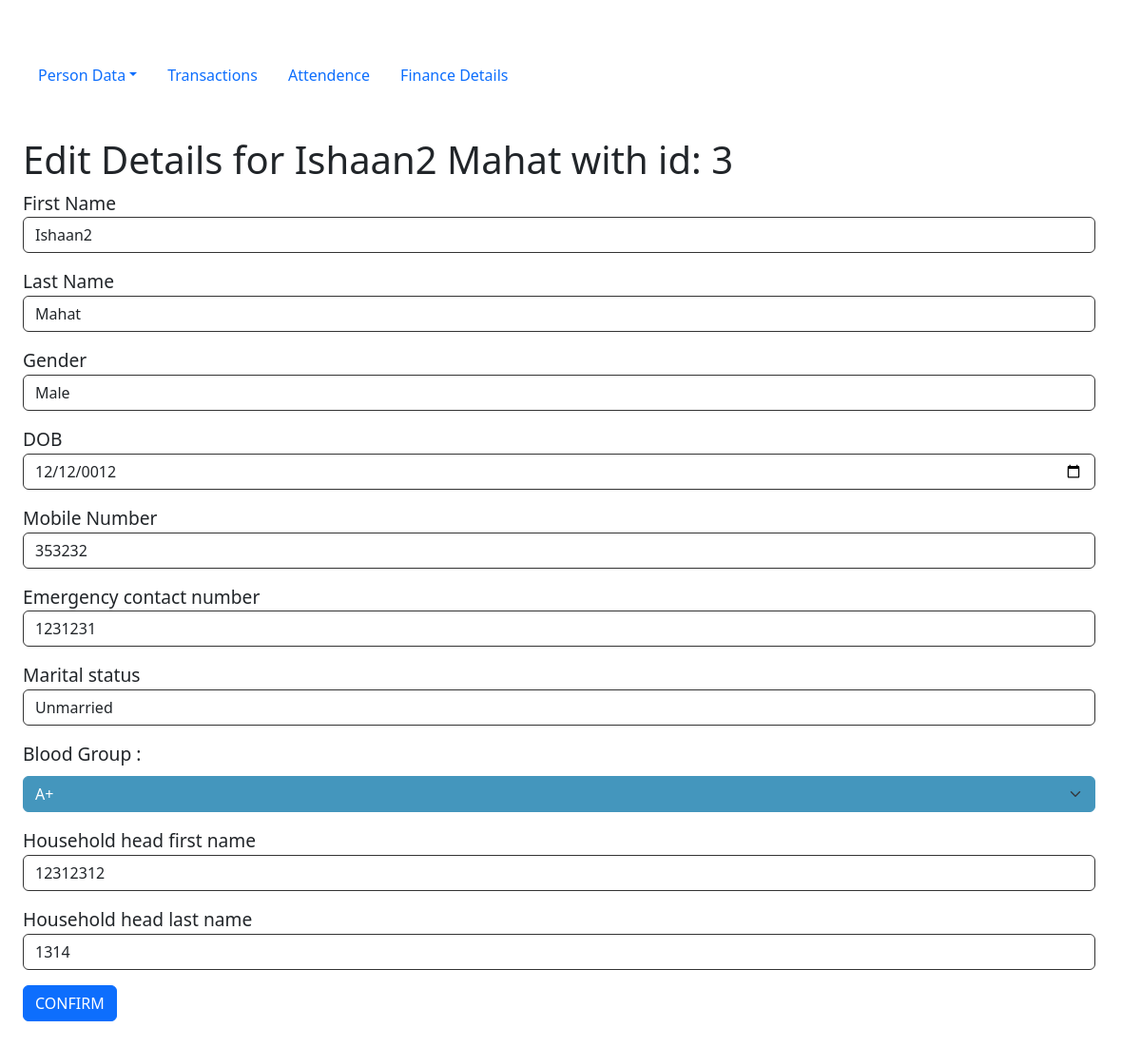
Screenshot of /edit_data?member_id=3 with the database file from the repository.
### tables this page shows
CREATE TABLE persons(
    person_id INTEGER, /*primary key for  member*/
    first_name TEXT,
    last_name TEXT,
    photo TEXT, /* passport size photo name, which will be stored in /static/uploads */
    gender VARCHAR(1),/* M or F or O (Male, Female, Other) */
    dob DATE,
    temporary_address TEXT,
    permanent_address TEXT,
    mobile_number TEXT,
    occupation TEXT,
    emergency_number TEXT,
    married INTEGER, /* 0 for unmarried 1 for married*/
    blood_group TEXT,
    PRIMARY KEY (person_id) /* Automatically increments the id for new record in the table */
);

CREATE TABLE members(
    member_id INTEGER,
    admission_date DATE,
    household_head_first_name TEXT,
    household_head_last_name TEXT,
    FOREIGN KEY (member_id) REFERENCES persons(person_id)
    PRIMARY KEY(member_id)
);

### app.py (the view)
@app.route("/edit_data")
def edit_data():
    id_in_url = request.args.get('member_id')
    details = db.execute("SELECT * FROM persons JOIN members ON persons.person_id = members.member_id WHERE persons.person_id = ?", id_in_url)[0]
    return render_template("editmemberdata.html", current_page="member_data",details=details, id=id_in_url)

### templates/editmemberdata.html
{% extends "editdata.html" %}
{% block updateAddress %}/update_member_details{% endblock %}
{% block  updateSpecifics%}
    <div class="mb-3">
        <label for="hhfname">Household head first name</label>
        <input type="text" name="hh_fname" id="hhfname" class="form-control" value="{{details['household_head_first_name']}}">
    </div>
     <div class="mb-3">
        <label for="hhlame">Household head last name</label>
        <input type="text" name="hh_lname" class="form-control" id="hhlname" value="{{details['household_head_last_name']}}">
    </div>
    <div class="mb-3">
        <button type="submit" class="btn btn-primary mb-3 d-flex align-items-center gap-5">CONFIRM</button>
    </div>
{% endblock %}

### templates/editdata.html (shortened to what this page needs)
{% extends "template.html" %}
{% block body %}
<h1>Edit Details for {{details["first_name"]}} {{details["last_name"]}} with id: {{id}}</h1>
    <form action="{% block updateAddress %}{%endblock%}" method="post">
        <div class="mb-3">
            <label for="fname">First Name</label>
            <input type="text" class="form-control" id="fname" name="f_name" value="{{details['first_name']}}">
        </div>
        <div class="mb-3">
            <label for="lname">Last Name</label>
            <input type="text" class="form-control" id="lname" name="l_name" value="{{details['last_name']}}">
        </div>
        <div class="mb-3">
            <label for="gender">Gender</label>
            <select type="text" class="form-control" id="gender" name="gender">
                <option value="M" {% if details['gender'] == 'M' %} selected {% endif %}>Male</option>
            </select>
        </div>
        <div class="mb-3">
            <label for="dob">DOB</label>
            <input type="date" class="form-control" id="dob" name="dob" value="{{details['dob']}}">
        </div>
        <div class="mb-3">
            <label for="mnumber">Mobile Number</label>
            <input type="number" class="form-control" id="mnumber" name="m_number" value="{{details['mobile_number']}}">
        </div>
        <div class="mb-3">
            <label for="enumber">Emergency contact number</label>
            <input type="number" class="form-control" id="enumber" name="e_number" value="{{details['emergency_number']}}">
        </div>
        <div class="mb-3">
            <label for="married">Marital status</label>
            <select class="form-control" id="married" name="married">
                <option value="0" {% if details['married'] == 0 %} selected {% endif %}>Unmarried</option>
            </select>
        </div>
       <div class="mb-3">
                <label for="bloodgroup" class="form-label"> Blood Group : </label>
                <select class="form-select" id="bloodgroup" name="blood_group" value="{{details['blood_group']}}">
                    <option value="A+" {% if details['blood_group'] == 'A+' %} selected {% endif %}>A+</option>
                </select>
            </div>
            {% block updateSpecifics %}{% endblock %}
    </form>
{% endblock %}

### static/main.css (style rules this page uses)
body { padding: 1%; }
body { margin: 2% 3% 4% 1%; }
.form-select { border: solid rgb(68, 150, 189) 1px; background-color: rgb(68, 150, 189); color: #fff; }
.form-control { border: solid #333 1px; }
label { font-size: 120%; }

### rows the page displays
persons: first_name "Ishaan2", last_name "Mahat", f_name "Ishaan2", l_name "Mahat", gender "Male", dob "12/12/0012", m_number "353232", e_number "1231231", married "Unmarried", blood_group "A+"
members: hh_fname "12312312", hh_lname "1314"

### other values shown
{{ id }} "3"
